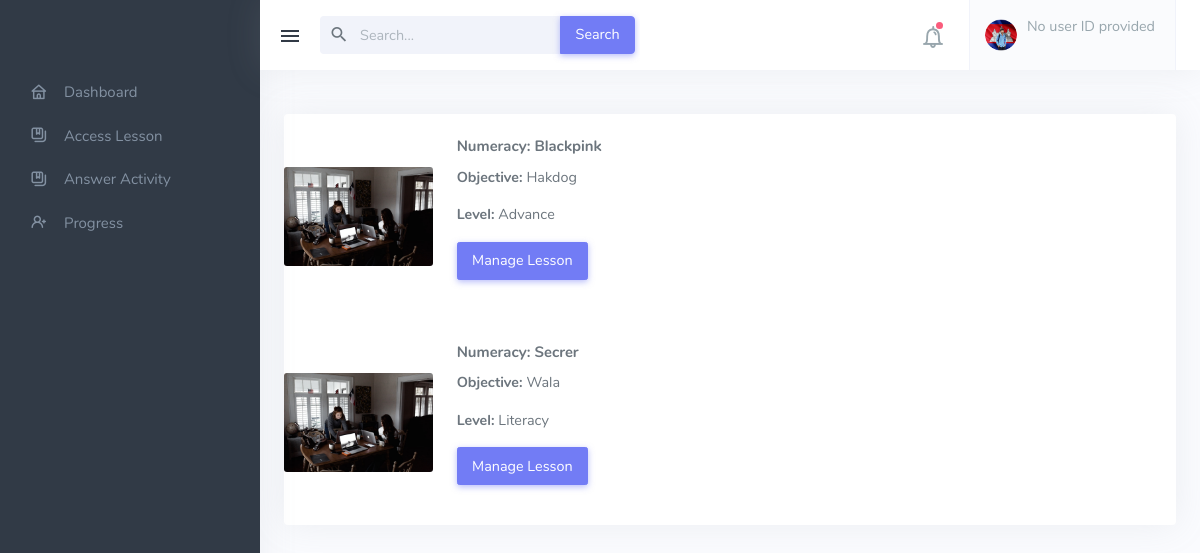
/Learner_Numeracy_Module.php, run on the app's committed database.
### tables this page shows
CREATE TABLE `tbl_lesson` (
  `lesson_id` int(11) NOT NULL,
  `name` varchar(244) NOT NULL,
  `objective` text NOT NULL,
  `level` varchar(244) NOT NULL,
  `type` varchar(244) NOT NULL,
  `added_by` int(11) NOT NULL
);

### Learner_Numeracy_Module.php (the view, shortened to what this page needs)
<!DOCTYPE html>
<html lang="en">
<head>
    <link href="assets/css/icons.min.css" rel="stylesheet" type="text/css">
    <link href="assets/css/app.min.css" rel="stylesheet" type="text/css" id="light-style">
    <link href="assets/css/app-dark.min.css" rel="stylesheet" type="text/css" id="dark-style" disabled="disabled">
</head>
<body <?php include('dataconfig.php') ?>>
    <div class="wrapper">
        <div class="leftside-menu">
            <a href="index.php" class="logo text-center logo-light">
                <span class="logo-lg">
                </span>
            </a>
            <div class="h-100" id="leftside-menu-container" data-simplebar="init">
                <div class="simplebar-wrapper" style="margin: 0px;">
                    <div class="simplebar-mask">
                        <div class="simplebar-offset" style="right: 0px; bottom: 0px;">
                            <div class="simplebar-content-wrapper" style="height: 100%; overflow: hidden scroll;">
                                <div class="simplebar-content" style="padding: 0px;">
                                    <?php include('learnerSideMenu.php') ?>
                                </div>
                            </div>
                        </div>
                    </div>
                    <div class="simplebar-placeholder" style="width: 260px; height: 1512px;"></div>
                </div>
                <div class="simplebar-track simplebar-vertical" style="visibility: visible;">
                    <div class="simplebar-scrollbar"
                        style="height: 344px; transform: translate3d(0px, 0px, 0px); display: block;"></div>
                </div>
            </div>
        </div>
        <div class="content-page">
            <div class="content">
                <div class="navbar-custom">
                    <ul class="list-unstyled topbar-menu float-end mb-0">
                        <li class="dropdown notification-list">
                            <a class="nav-link dropdown-toggle arrow-none" data-bs-toggle="dropdown" href="#"
                                role="button" aria-haspopup="false" aria-expanded="false">
                                <i class="dripicons-bell noti-icon"></i>
                                <span class="noti-icon-badge"></span>
                            </a>
                        </li>
                        <li class="dropdown notification-list">
                            <a class="nav-link dropdown-toggle nav-user arrow-none me-0" data-bs-toggle="dropdown"
                                href="#" role="button" aria-haspopup="false" aria-expanded="false">
                                <span class="account-user-avatar">
                                    <img src="assets/images/users/avatar-1.jpg" alt="user-image" class="rounded-circle">
                                </span>
                                <?php
                                include 'dbcon.php';
                                if (isset($_SESSION['user_id'])) {
                                    $user_id = $_SESSION['user_id'];
                                    $sql = "SELECT tbl_userinfo.user_id, tbl_userinfo.firstname, tbl_userinfo.middlename, tbl_userinfo.lastname, tbl_user_level.level
                                                FROM tbl_learner
                                                JOIN tbl_userinfo ON tbl_learner.user_id = tbl_userinfo.user_id
                                                JOIN tbl_user_level ON tbl_learner.level_id = tbl_user_level.level_id
                                                WHERE tbl_user_level.level = 'LEARNER' AND tbl_userinfo.user_id = '$user_id'
                                                LIMIT 1;";
                                    $result = mysqli_query($conn, $sql);
                                    if ($result && mysqli_num_rows($result) > 0) {
                                        $row = mysqli_fetch_assoc($result);
                                        ?>
                                <span>
                                    <span class="account-user-name">
                                        <?php echo $row['firstname'] . ' ' . $row['middlename'] . ' ' . $row['lastname']; ?>
                                    </span>
                                    <span class="account-position">
                                        <?php echo $row['level']; ?>
                                    </span>
                                </span>
                                <?php
                                    } else {
                                        echo "No records found in tbl_learner";
                                    }
                                } else {
                                    echo "No user ID provided";
                                }
                                ?>
                            </a>
                        </li>
                    </ul>
                    <button class="button-menu-mobile open-left">
                        <i class="mdi mdi-menu"></i>
                    </button>
                    <div class="app-search dropdown d-none d-lg-block">
                        <form>
                            <div class="input-group">
                                <input type="text" class="form-control dropdown-toggle" placeholder="Search..."
                                    id="top-search">
                                <span class="mdi mdi-magnify search-icon"></span>
                                <button class="input-group-text btn-primary" type="submit">Search</button>
                            </div>
                        </form>
                    </div>
                </div>
            </div>
            <div class="container-fluid">
                <div class="row">
                    <div class="col-12">
                    </div>
                </div>
                <div class="col-">
                    <div class="card">
                        <?php
                        include 'dbcon.php';
                        $sql = "SELECT DISTINCT lesson_id, name, objective, level, type, added_by, lesson_files, status, lesson, firstname, middlename, lastname, title
                        FROM (
                            SELECT tbl_lesson.lesson_id, tbl_lesson.name, tbl_lesson.objective, tbl_lesson.level, tbl_lesson.type, tbl_lesson.added_by, tbl_lesson_files.lesson AS lesson_files,
                            tbl_lesson_files.status, tbl_lesson_files.lesson, tbl_userinfo.firstname, tbl_userinfo.middlename, tbl_userinfo.lastname, tbl_quiz_options.title
                            FROM tbl_lesson
                            LEFT JOIN tbl_lesson_files ON tbl_lesson.lesson_id = tbl_lesson_files.lesson_files_id AND tbl_lesson_files.status = 1
                            LEFT JOIN tbl_userinfo ON tbl_lesson.added_by = tbl_userinfo.user_id
                            LEFT JOIN tbl_quiz_options ON tbl_lesson.lesson_id = tbl_quiz_options.quiz_options_id
                        ) AS MergedData
                        WHERE type = 'Numeracy'";
                        $result = mysqli_query($conn, $sql);
                        if (mysqli_num_rows($result) > 0) {
                            while ($row = mysqli_fetch_assoc($result)) {
                                ?>
                        <div class="row g-0 align-items-center">
                            <div class="col-md-2">
                                <img src="assets/images/small/small-4.jpg" class="card-img" alt="...">
                            </div>
                            <div class="col-md-8">
                                <div class="card-body">
                                    <h5 class="card-title">
                                        <?php echo $row['type'] . ': ' . $row['name']; ?>
                                    </h5>
                                    <p><b>Objective: </b>
                                        <?php echo $row['objective']; ?>
                                    </p>
                                    <p><b>Level: </b>
                                        <?php echo $row['level']; ?>
                                    </p>
                                    <div class="tab-content">
                                        <?php
                                                $collapseID = "collapseExample" . $row['lesson_id'];
                                                ?>
                                        <div class="tab-pane show active"
                                            id="collapse-preview<?php echo $row['lesson_id']; ?>">
                                            <p>
                                                <a class="btn btn-primary collapsed" data-bs-toggle="collapse"
                                                    href="#<?php echo $collapseID; ?>" aria-expanded="false"
                                                    aria-controls="<?php echo $collapseID; ?>">
                                                    Manage Lesson
                                                </a>
                                            </p>
                                        </div>
                                    </div>
                                </div>
                            </div>
                        </div>
                        <?php
                            }
                        }
                        ?>
                    </div>
                </div>
            </div>
        </div>
    </div>
</body>
</html>

### data on the page
tbl_lesson: type "Numeracy", name "Blackpink", objective "Hakdog", level "Advance"
tbl_lesson: type "Numeracy", name "Secrer", objective "Wala", level "Literacy"
